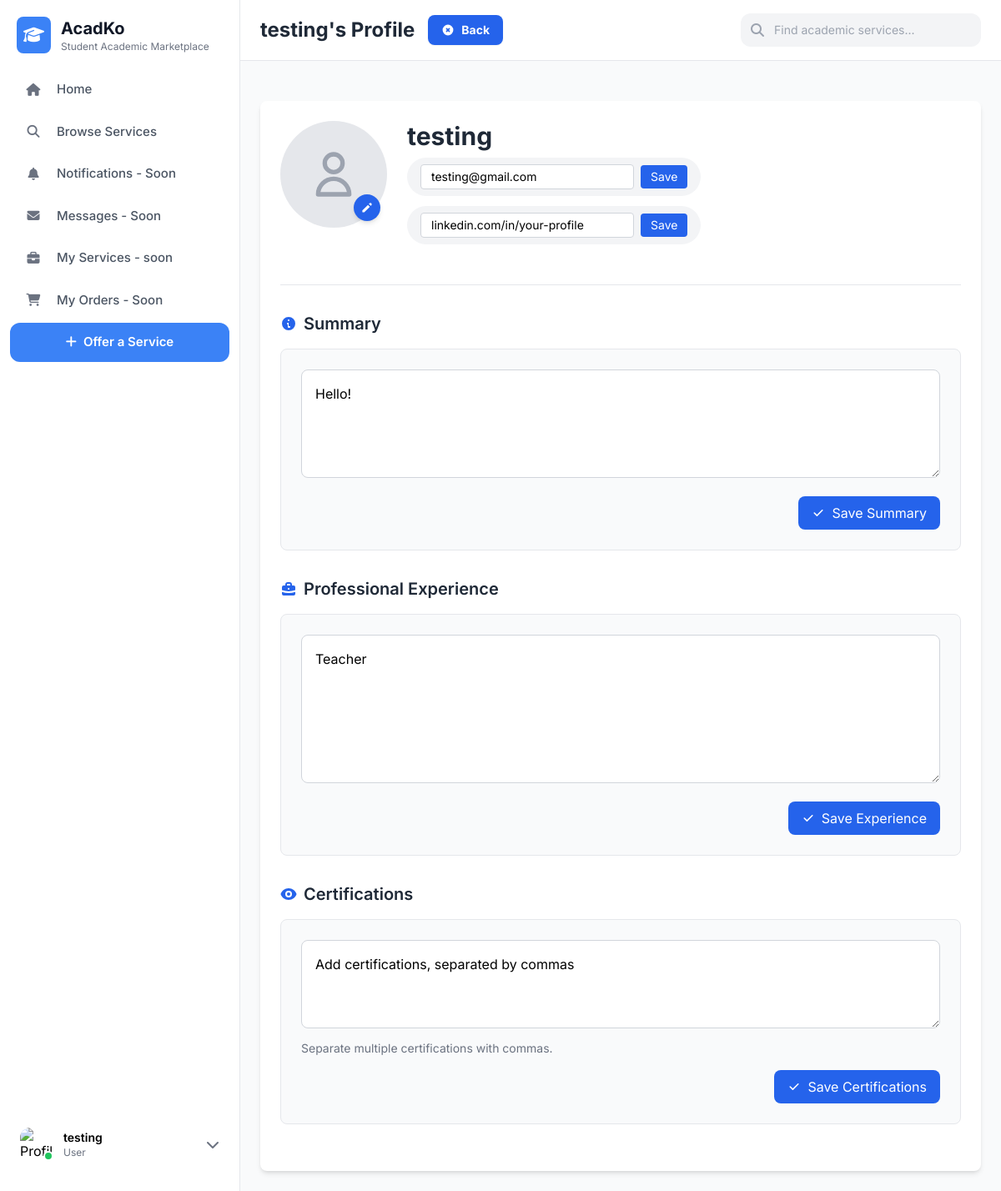
The page /private_profile?edit=true (signed in) on the database its author committed.
### tables this page shows
CREATE TABLE users (
    id INTEGER PRIMARY KEY AUTOINCREMENT,
    username TEXT NOT NULL,
    email TEXT NOT NULL,
    hash TEXT NOT NULL
, profile_picture TEXT, skills TEXT, contact_info TEXT, description TEXT, experience TEXT, certifications TEXT, linkedin TEXT);

### app.py (the view, shortened to what this page needs)
@app.route('/private_profile', methods=['GET', 'POST'])
def private_profile():
    user_id = session.get('user_id')
    if not user_id:
        return redirect(url_for('login'))
    conn = get_db_connection()
    cursor = conn.cursor()
    cursor.execute("SELECT * FROM users WHERE id = ?", (user_id,))
    user = cursor.fetchone()
    conn.close()
    edit = request.args.get('edit') == 'true'
    return render_template("private_profile_layout.html", user=user, edit=edit)

### app.py (called while the page is built)
def get_db_connection():
    conn = sqlite3.connect("AcadKoDataBase.db")
    conn.row_factory = sqlite3.Row  # lets you access columns by name
    return conn

### templates/private_profile_layout.html (shortened to what this page needs)
{% extends "private_layout.html" %}
{% block h1 %}
<div class="flex justify-between items-center gap-4">
    <h1 class="text-2xl font-bold text-gray-800 flex-1 truncate">
        {{ user.username }}'s Profile
    </h1>
    <a href="{{ url_for('private_profile', edit='true') if not edit else url_for('private_profile') }}"
       class="text-sm bg-blue-600 hover:bg-blue-700 text-white px-4 py-2 rounded-lg transition-colors duration-200 flex items-center gap-2 whitespace-nowrap shadow-sm">
      {% if edit %}
        Back
      {% else %}
        <svg xmlns="http://www.w3.org/2000/svg" class="h-4 w-4" viewBox="0 0 20 20" fill="currentColor">
          <path d="M13.586 3.586a2 2 0 112.828 2.828l-.793.793-2.828-2.828.793-.793zM11.379 5.793L3 14.172V17h2.828l8.38-8.379-2.83-2.828z" />
        </svg>
        Edit Profile
      {% endif %}
    </a>
</div>
{% endblock %}
{% block content %}
  <main class="container mx-auto p-6 bg-white mt-6 rounded-lg shadow-md max-w-4xl">
    <section class="mb-8 flex flex-col md:flex-row items-start gap-6 border-b pb-8">
      <div class="relative group">
        <div class="w-32 h-32 rounded-full bg-gray-200 flex items-center justify-center overflow-hidden">
          {% if user.profile_picture %}
            <img src="{{ user.profile_picture }}" alt="Profile" class="w-full h-full object-cover">
          {% else %}
            <svg xmlns="http://www.w3.org/2000/svg" class="h-16 w-16 text-gray-400" fill="none" viewBox="0 0 24 24" stroke="currentColor">
              <path stroke-linecap="round" stroke-linejoin="round" stroke-width="2" d="M16 7a4 4 0 11-8 0 4 4 0 018 0zM12 14a7 7 0 00-7 7h14a7 7 0 00-7-7z" />
            </svg>
          {% endif %}
        </div>
        {% if edit %}
          <button class="absolute bottom-2 right-2 bg-blue-600 text-white p-2 rounded-full shadow-md hover:bg-blue-700 transition-colors">
            <svg xmlns="http://www.w3.org/2000/svg" class="h-4 w-4" viewBox="0 0 20 20" fill="currentColor">
              <path d="M13.586 3.586a2 2 0 112.828 2.828l-.793.793-2.828-2.828.793-.793zM11.379 5.793L3 14.172V17h2.828l8.38-8.379-2.83-2.828z" />
            </svg>
          </button>
        {% endif %}
      </div>
      <div class="flex-1">
        <h2 class="text-3xl font-bold text-gray-800 mb-2">{{ user.username }}</h2>
        <div class="flex flex-wrap gap-3 mb-4">
          <div class="flex items-center bg-gray-100 hover:bg-gray-200 rounded-full px-4 py-2 text-sm transition-colors">
            {% if edit %}
              <form method="POST" action="{{ url_for('private_profile') }}" class="flex items-center gap-2">
                <input name="value" value="{{ user.email }}"
                       class="bg-white border border-gray-300 rounded px-3 py-1 focus:outline-none focus:ring-2 focus:ring-blue-500 w-64" />
                <button type="submit" class="text-sm bg-blue-600 hover:bg-blue-700 text-white rounded px-3 py-1 transition-colors">Save</button>
              </form>
            {% endif %}
          </div>
          <div class="flex items-center bg-gray-100 hover:bg-gray-200 rounded-full px-4 py-2 text-sm transition-colors">
            {% if edit %}
              <form method="POST" action="{{ url_for('private_profile') }}" class="flex items-center gap-2">
                <input name="value" value="{{ user.linkedin or 'linkedin.com/in/your-profile' }}"
                       class="bg-white border border-gray-300 rounded px-3 py-1 focus:outline-none focus:ring-2 focus:ring-blue-500 w-64" />
                <button type="submit" class="text-sm bg-blue-600 hover:bg-blue-700 text-white rounded px-3 py-1 transition-colors">Save</button>
              </form>
            {% endif %}
          </div>
        </div>
      </div>
    </section>
    <section class="mb-8">
      <div class="flex items-center justify-between mb-4">
        <h2 class="text-xl font-semibold text-gray-800 flex items-center gap-2">
          <svg xmlns="http://www.w3.org/2000/svg" class="h-5 w-5 text-blue-600" viewBox="0 0 20 20" fill="currentColor">
            <path fill-rule="evenodd" d="M18 10a8 8 0 11-16 0 8 8 0 0116 0zm-7-4a1 1 0 11-2 0 1 1 0 012 0zM9 9a1 1 0 000 2v3a1 1 0 001 1h1a1 1 0 100-2h-1V9z" clip-rule="evenodd" />
          </svg>
          Summary
        </h2>
      </div>
      <div class="bg-gray-50 p-6 rounded-lg border border-gray-200">
        {% if edit %}
          <form method="POST" action="{{ url_for('private_profile') }}">
            <textarea name="value" class="w-full border border-gray-300 rounded-lg p-4 focus:outline-none focus:ring-2 focus:ring-blue-500 focus:border-transparent" rows="4">{{ user.description or "Tell us about yourself..." }}</textarea>
            <div class="flex justify-end mt-4">
              <button class="bg-blue-600 hover:bg-blue-700 text-white px-4 py-2 rounded-lg transition-colors flex items-center gap-2">
                <svg xmlns="http://www.w3.org/2000/svg" class="h-4 w-4" viewBox="0 0 20 20" fill="currentColor">
                  <path fill-rule="evenodd" d="M16.707 5.293a1 1 0 010 1.414l-8 8a1 1 0 01-1.414 0l-4-4a1 1 0 011.414-1.414L8 12.586l7.293-7.293a1 1 0 011.414 0z" clip-rule="evenodd" />
                </svg>
                Save Summary
              </button>
            </div>
          </form>
        {% else %}
          <p class="text-gray-700 whitespace-pre-line">{{ user.description or "No summary available." }}</p>
        {% endif %}
      </div>
    </section>
    <section class="mb-8">
      <div class="flex items-center justify-between mb-4">
        <h2 class="text-xl font-semibold text-gray-800 flex items-center gap-2">
          Professional Experience
        </h2>
      </div>
      <div class="bg-gray-50 p-6 rounded-lg border border-gray-200">
        {% if edit %}
          <form method="POST" action="{{ url_for('private_profile') }}">
            <textarea name="value" class="w-full border border-gray-300 rounded-lg p-4 focus:outline-none focus:ring-2 focus:ring-blue-500 focus:border-transparent" rows="6">{{ user.experience or "Add your professional experience..." }}</textarea>
            <div class="flex justify-end mt-4">
              <button class="bg-blue-600 hover:bg-blue-700 text-white px-4 py-2 rounded-lg transition-colors flex items-center gap-2">
                <svg xmlns="http://www.w3.org/2000/svg" class="h-4 w-4" viewBox="0 0 20 20" fill="currentColor">
                  <path fill-rule="evenodd" d="M16.707 5.293a1 1 0 010 1.414l-8 8a1 1 0 01-1.414 0l-4-4a1 1 0 011.414-1.414L8 12.586l7.293-7.293a1 1 0 011.414 0z" clip-rule="evenodd" />
                </svg>
                Save Experience
              </button>
            </div>
          </form>
        {% endif %}
      </div>
    </section>
    <section class="mb-8">
      <div class="flex items-center justify-between mb-4">
        <h2 class="text-xl font-semibold text-gray-800 flex items-center gap-2">
          Certifications
        </h2>
      </div>
      <div class="bg-gray-50 p-6 rounded-lg border border-gray-200">
        {% if edit %}
          <form method="POST" action="{{ url_for('private_profile') }}">
            <textarea name="value" class="w-full border border-gray-300 rounded-lg p-4 focus:outline-none focus:ring-2 focus:ring-blue-500 focus:border-transparent" rows="3">{{ user.certifications or "Add certifications, separated by commas" }}</textarea>
            <p class="text-sm text-gray-500 mt-2">Separate multiple certifications with commas.</p>
            <div class="flex justify-end mt-4">
              <button class="bg-blue-600 hover:bg-blue-700 text-white px-4 py-2 rounded-lg transition-colors flex items-center gap-2">
                <svg xmlns="http://www.w3.org/2000/svg" class="h-4 w-4" viewBox="0 0 20 20" fill="currentColor">
                  <path fill-rule="evenodd" d="M16.707 5.293a1 1 0 010 1.414l-8 8a1 1 0 01-1.414 0l-4-4a1 1 0 011.414-1.414L8 12.586l7.293-7.293a1 1 0 011.414 0z" clip-rule="evenodd" />
                </svg>
                Save Certifications
              </button>
            </div>
          </form>
        {% endif %}
      </div>
    </section>
  </main>
{% endblock %}

### templates/private_layout.html (shortened to what this page needs)
<!DOCTYPE html>
<html lang="en">
<head>
  <script src="https://cdn.tailwindcss.com"></script>
  <link rel="stylesheet" href="https://cdnjs.cloudflare.com/ajax/libs/font-awesome/6.4.0/css/all.min.css"/>
</head>
<body class="bg-gray-50">
  <div class="flex h-screen">
    <aside class="min-w-[260px] md:w-72 bg-white border-r border-gray-200 flex flex-col">
      <div class="p-5 pb-3">
        <div class="flex items-center space-x-3">
          <div class="p-2 bg-primary-500 rounded-lg">
            <i class="fas fa-graduation-cap text-white text-xl"></i>
          </div>
          <div>
            <span class="text-xl font-bold text-gray-900">AcadKo</span>
            <p class="text-xs text-gray-500">Student Academic Marketplace</p>
          </div>
        </div>
      </div>
      <nav class="flex-1 px-3 space-y-1 text-[15px] font-medium mt-2">
        <a href="/dashboard" class="nav-item flex items-center space-x-4 px-4 py-3 rounded-xl hover:bg-gray-100 text-gray-600 transition-colors">
          <i class="fas fa-home w-6 text-center text-gray-500"></i><span>Home</span>
        </a>
        <a href="#" id="browseServices" class="nav-item flex items-center space-x-4 px-4 py-3 rounded-xl hover:bg-gray-100 text-gray-600 transition-colors">
          <i class="fas fa-search w-6 text-center text-gray-500"></i><span>Browse Services</span>
        </a>
        <a href="#" class="nav-item flex items-center space-x-4 px-4 py-3 rounded-xl hover:bg-gray-100 text-gray-600 transition-colors coming-soon">
          <i class="fas fa-bell w-6 text-center text-gray-500"></i><span>Notifications - Soon</span>
        </a>
        <a href="#" class="nav-item flex items-center space-x-4 px-4 py-3 rounded-xl hover:bg-gray-100 text-gray-600 transition-colors coming-soon">
          <i class="fas fa-envelope w-6 text-center text-gray-500"></i><span>Messages - Soon</span>
        </a>
        <a href="#" id="browseServices" class="nav-item flex items-center space-x-4 px-4 py-3 rounded-xl hover:bg-gray-100 text-gray-600 transition-colors">
          <i class="fas fa-briefcase w-6 text-center text-gray-500"></i><span>My Services - soon</span>
        </a>
        <a href="#" class="nav-item flex items-center space-x-4 px-4 py-3 rounded-xl hover:bg-gray-100 text-gray-600 transition-colors">
          <i class="fas fa-shopping-cart w-6 text-center text-gray-500"></i><span>My Orders - Soon</span>
        </a>
        <a href="/add_service" class="mt-6 w-full bg-primary-500 hover:bg-primary-600 text-white font-semibold py-3 px-4 rounded-xl transition-all inline-block text-center">
          <i class="fas fa-plus mr-2"></i>Offer a Service
        </a>
      </nav>
      <div class="p-4 mt-auto mb-3 relative">
        <div id="profileBtn"
             class="flex items-center justify-between p-2 rounded-xl hover:bg-gray-100 cursor-pointer transition-colors">
          <div class="flex items-center space-x-3">
            <div class="relative">
              <img src="https://images.unsplash.com/photo-1472099645785-5658abf4ff4e?auto=format&fit=facearea&facepad=2&w=256&h=256&q=80"
                alt="Profile" class="w-10 h-10 rounded-xl object-cover" />
              <span class="absolute bottom-0 right-0 w-3 h-3 bg-green-500 rounded-full border-2 border-white"></span>
            </div>
            <div>
              <p class="text-sm font-semibold truncate">{{ user.username }}</p>
              <p class="text-xs text-gray-500 truncate">User</p>
            </div>
          </div>
          <i class="fas fa-chevron-down text-gray-500"></i>
        </div>
      </div>
    </aside>
    <div class="flex-1 flex flex-col overflow-hidden">
      <header class="bg-white border-b border-gray-200 flex items-center justify-between px-6 py-4 sticky top-0 z-10">
        <h1 class="text-xl font-bold text-gray-900">{% block h1 %}{% endblock %}</h1>
        <div class="relative w-72">
          <input type="text" id="searchBar" placeholder="Find academic services..."
            class="w-full bg-gray-100 rounded-xl py-2.5 px-4 pl-10 text-sm focus:outline-none focus:ring-2 focus:ring-primary-500 focus:bg-white transition-all" />
          <i class="fas fa-search absolute left-3 top-3 text-gray-400"></i>
        </div>
      </header>
      <main class="flex-1 overflow-y-auto p-6 bg-gray-50">
        <div class="max-w-4xl mx-auto">
          {% block content %}{% endblock %}
        </div>
      </main>
    </div>
  </div>
</body>
</html>

### templates/private_layout.html (style rules this page uses)
body { font-family: 'Inter', sans-serif; }
.coming-soon { @apply after:content-['(Soon)'] after:ml-2 after:text-xs after:text-gray-400; }

### rows shown on the page
users: username "testing", value "testing@gmail.com", value "Hello!", value "Teacher"
